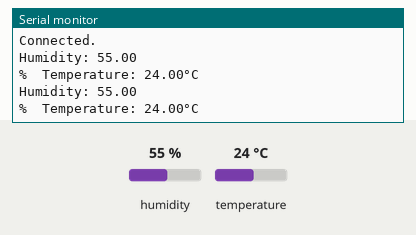
The sketch below on a simulated ESP32. Parts: the last lines printed to the serial monitor. Inputs (shaded band) come from the test bench; at power-on: humidity 55 %, temperature 24 °C. WiFi joins after 1.5 s; servers stay silent unless stated.

Above: at 8.4 s.
8.5 s: humidity set to 22 %
At 12.0 s:
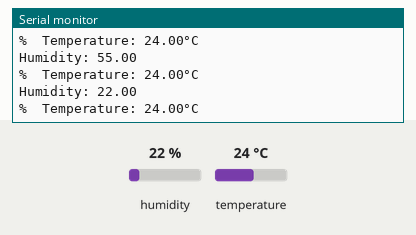
12.9 s: temperature set to 12 °C
At 16.5 s:
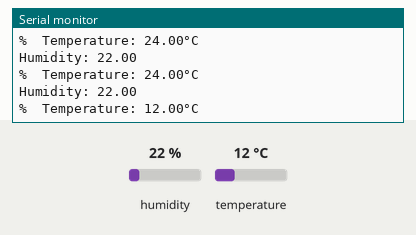
17.3 s: humidity set to 40 %
At 19.3 s:
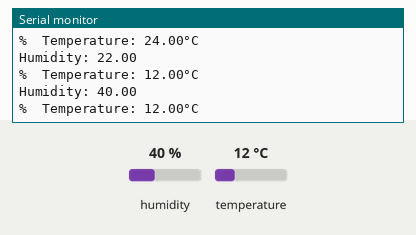
Timing chart, 0 to 20.8 s (numbered marks = the images above; inputs shaded):
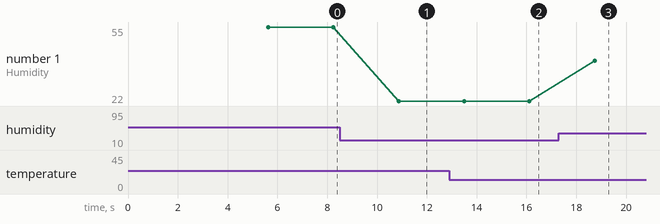

Measured:
- after the input at 8.5 s, the serial monitor: prints a new line after 2.4 s (image 1)
- after the input at 12.9 s, the serial monitor: prints a new line after 3.2 s (image 2)
- after the input at 17.3 s, the serial monitor: prints a new line after 1.4 s (image 3)
- plotted number 1: 55 → 22 after the input at 8.5 s, 22 → 40 after the input at 17.3 s

The sketch:

Exp01_DHT_ThingSpeakWrite.ino
```cpp
#include "ThingSpeak.h"
#include <WiFi.h>
#include "DHT.h"

#define DHTPIN 4     // Digital pin connected to the DHT sensor
#define DHTTYPE DHT11   // DHT 11

#define SECRET_SSID "MySSID"    // replace MySSID with your WiFi network name
#define SECRET_PASS "MyPassword"  // replace MyPassword with your WiFi password

#define SECRET_CH_ID 00000000     // replace 0000000 with your channel number
#define SECRET_READ_APIKEY "XYZ"   // replace XYZ with your channel write API Key

char ssid[] = SECRET_SSID;   // your network SSID (name)
char pass[] = SECRET_PASS;   // your network password
int keyIndex = 0;            // your network key Index number (needed only for WEP)
WiFiClient  client;

unsigned long myChannelNumber = SECRET_CH_ID;
const char * myReadAPIKey = SECRET_READ_APIKEY;

// Initialize DHT sensor.
// Note that older versions of this library took an optional third parameter to
// tweak the timings for faster processors.  This parameter is no longer needed
// as the current DHT reading algorithm adjusts itself to work on faster procs.
DHT dht(DHTPIN, DHTTYPE);


void setup()
{
Serial.begin(115200);  //Initialize serial
dht.begin();//Initialize DHT sensor
WiFi.mode(WIFI_STA);//set ESP32 in station mode
ThingSpeak.begin(client);  // Initialize ThingSpeak
}


void loop()
{
  if(WiFi.status() != WL_CONNECTED){
    Serial.print("Attempting to connect to SSID: ");
    Serial.println(SECRET_SSID);
    while(WiFi.status() != WL_CONNECTED){
      WiFi.begin(ssid, pass);  // Connect to WPA/WPA2 network. Change this line if using open or WEP network
      Serial.print(".");
      delay(5000);
    }
    Serial.println("\nConnected.");
  }

  // Reading temperature or humidity takes about 250 milliseconds!
  // Sensor readings may also be up to 2 seconds 'old' (its a very slow sensor)
  float t=dht.readTemperature();//read temperature value from sensor
  int t1=ThingSpeak.writeField(myChannelNumber,1,t,myReadAPIKey);
  // write temperature value (as Celsius) to the ThingSpeak channel
  float h = dht.readHumidity();//read humidity value from sensor
  int h1=ThingSpeak.writeField(myChannelNumber,2 , h, myReadAPIKey);
  // write humidity value to the ThingSpeak channel
  // Check if any write failed and exit early (to try again).
  if (isnan(h1) || isnan(t1)){
    Serial.println(F("Failed to read from DHT sensor!"));
    return;
  }


  //printing values onto console

  Serial.print(F("Humidity: "));
  Serial.print(h);
  Serial.print("\n");
  Serial.print(F("%  Temperature: "));
  Serial.print(t);
  Serial.print(F("°C "));
  Serial.print("\n");

  delay(2000); // Wait 2 seconds to update the channel again


}
```
